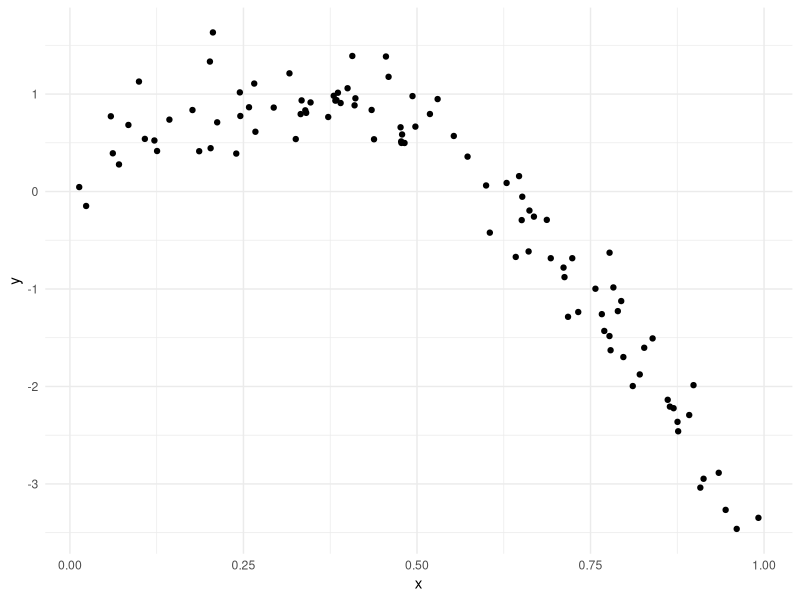
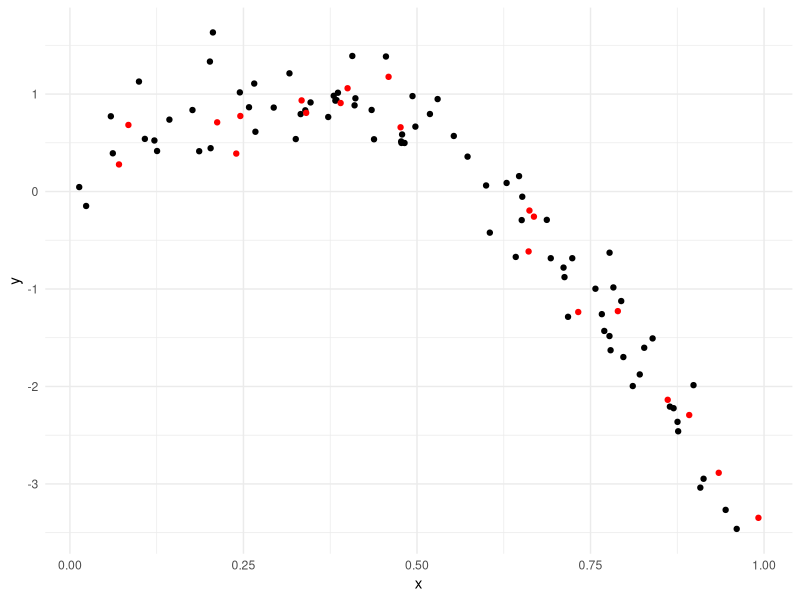
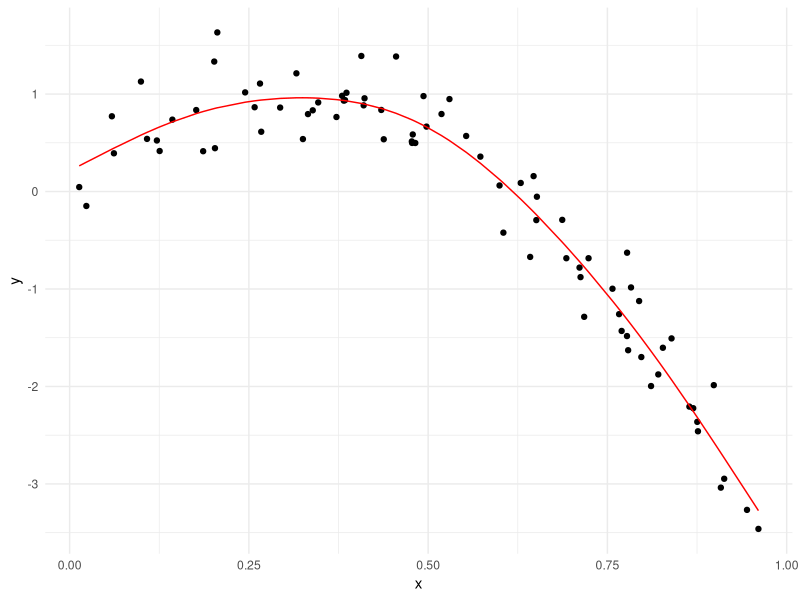
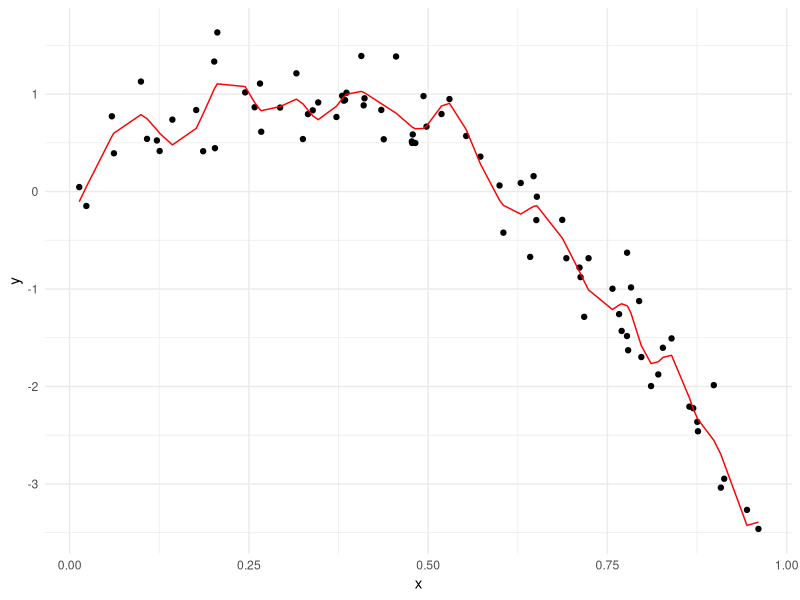
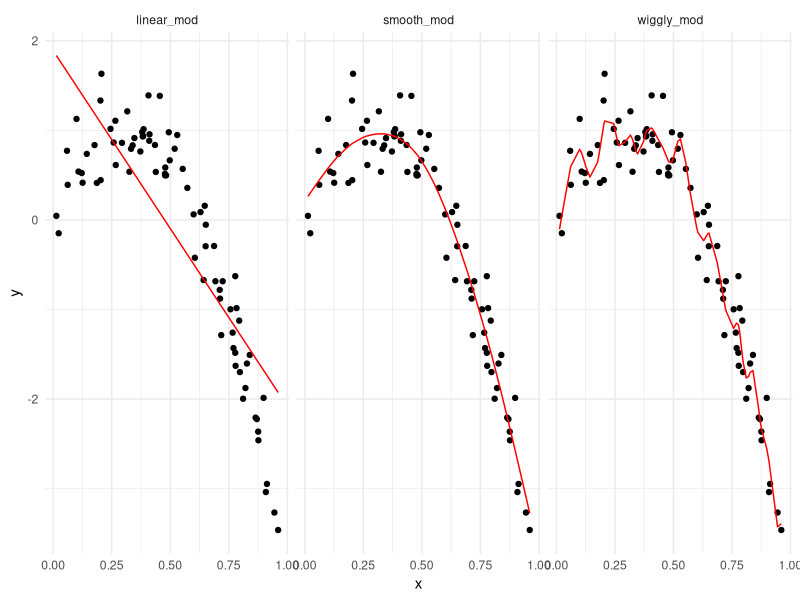
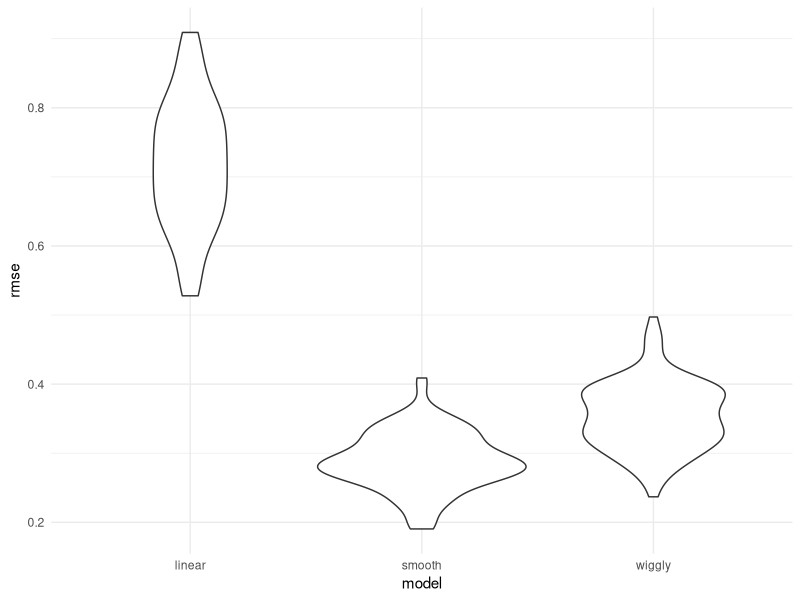

Source code (R) for these figures, in order:
## ---- chunk 1
library(tidyverse)
library(modelr)
library(mgcv)

theme_set(theme_minimal())
## ---- chunk 2
set.seed(1)

nonlin_df = 
  tibble(
    id = 1:100,
    x = runif(100, 0, 1),
    y = 1 - 10 * (x - .3) ^ 2 + rnorm(100, 0, .3)
  )

nonlin_df %>% 
  ggplot(aes(x = x, y = y)) + 
  geom_point()
## ---- chunk 3
train_df = sample_n(nonlin_df, 80)

test_df = anti_join(nonlin_df, train_df, by = "id") # find the people in nonlin_df but not in train_df


ggplot(train_df, aes(x = x, y = y)) +
  geom_point() +
  geom_point(data = test_df, color = "red")
## ---- chunk 4
linear_mod = lm(y ~x, data = train_df)
smooth_mod = mgcv::gam(y ~ s(x), data = train_df)
wiggly_mod = mgcv::gam(y ~ s(x, k = 30), sp = 10e-6, data = train_df)
## ---- chunk 5
train_df %>% 
  add_predictions(smooth_mod) %>% 
  ggplot(aes(x = x, y = y)) +
  geom_point() +
  geom_line(aes(y = pred), color = "red")
## ---- chunk 6
train_df %>% 
  add_predictions(wiggly_mod) %>% 
  ggplot(aes(x = x, y = y)) +
  geom_point() +
  geom_line(aes(y = pred), color = "red")
## ---- chunk 7
train_df %>% 
  gather_predictions(linear_mod, smooth_mod, wiggly_mod) %>% 
  mutate(model = fct_inorder(model)) %>% 
  ggplot(aes(x = x, y = y)) + 
  geom_point() + 
  geom_line(aes(y = pred), color = "red") + 
  facet_wrap(~model)
## ---- chunk 8
rmse(linear_mod, test_df) # root mean squared errors 
rmse(smooth_mod, test_df)
rmse(wiggly_mod, test_df)
## ---- chunk 9
cv_df = crossv_mc(nonlin_df, 100) # not compatible with gam
## ---- chunk 10
cv_df %>% 
  pull(train) %>% 
  .[[1]] %>% 
  as_tibble

cv_df %>% 
  pull(test) %>% 
  .[[1]] %>% 
  as_tibble

cv_df = 
  cv_df %>% 
  mutate(
    train = map(train, as_tibble),
    test = map(test, as_tibble)
  )
## ---- chunk 11
cv_df =
  cv_df %>% 
  mutate(
    limear_mod = map(train, ~lm(y ~ x, data = .x)),
    smooth_mod = map(train, ~mgcv::gam(y ~ s(x), data = .x)),
    wiggly_mod = map(train, ~mgcv::gam(y ~ s(x, k = 30), sp = 10e-6, data = .x))
  ) %>% 
  mutate(
    rmse_linear = map2_dbl(limear_mod, test, ~rmse(model = .x, data = .y)),
    rmse_smooth = map2_dbl(smooth_mod, test, ~rmse(model = .x, data = .y)),
    rmse_wiggly = map2_dbl(wiggly_mod, test, ~rmse(model = .x, data = .y))
  )
## ---- chunk 12
cv_df %>% 
  select(starts_with("rmse")) %>% 
  pivot_longer(
    everything(),
    names_to = "model",
    values_to = "rmse",
    names_prefix = "rmse_") %>% 
  mutate(model = fct_inorder(model)) %>% 
  ggplot(aes(x = model, y = rmse)) +
  geom_violin()
